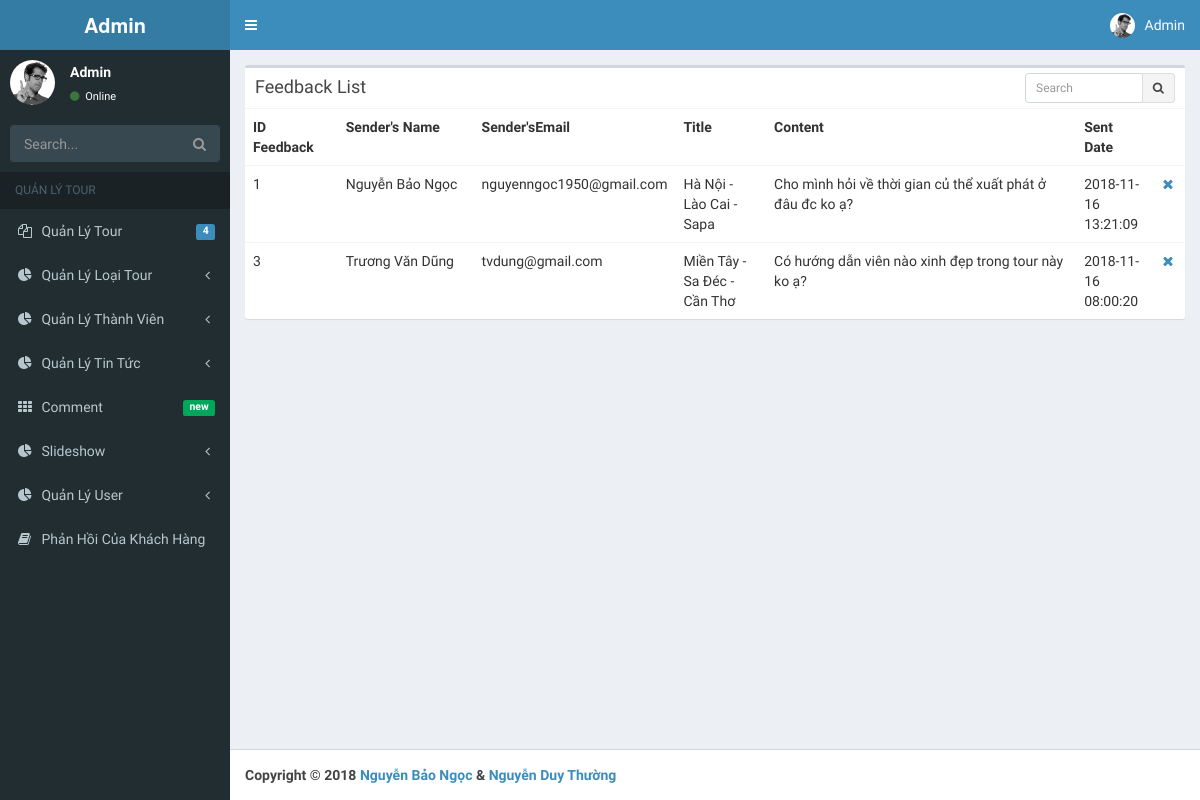
Page /phanhoi.php on the committed database.
### tables this page shows
CREATE TABLE `phanhoi` (
  `MaPH` int(11) NOT NULL,
  `TenNguoiGui` varchar(30) NOT NULL,
  `EmailNguoiGui` varchar(30) NOT NULL,
  `TieuDe` varchar(100) NOT NULL,
  `NoiDung` text NOT NULL,
  `NgayGui` datetime NOT NULL
);

### phanhoi.php (the view)
<?php
include 'config/connect.php';
?>
<?php include "header.php" ?>
<div class="content-wrapper">
    <section class="content">
          <div class="row">
            <div class="col-xs-12">
                  <div class="box">
                    <div class="box-header">
                      <h3 class="box-title">Feedback List</h3>
                      <div class="box-tools">
                        <div class="input-group input-group-sm" style="width: 150px;">
                          <input type="text" name="table_search" class="form-control pull-right" placeholder="Search">
                          <div class="input-group-btn">
                            <button type="submit" class="btn btn-default"><i class="fa fa-search"></i></button>
                          </div>
                        </div>
                      </div>
                    </div>
                    <div class="box-body table-responsive no-padding">
                      <table class="table table-hover">
                        <?php
                         $sql = "SELECT * FROM phanhoi";
                        $result = mysqli_query($connect, $sql);
                        if ($result->num_rows > 0) {
                           echo"
                                      <tr style='width: 100%'>
                                        <th style='width: 10%'>ID Feedback</th>
                                        <th style='width: 15%'>Sender's Name</th>
                                        <th style='width: 20%'>Sender'sEmail</th>
                                        <th style='width: 10%'>Title</th>
                                        <th style='width: 35%'>Content</th>
                                        <th style='width: 8%'>Sent Date</th>
                                        <th></th>
                                      </tr>";
                          while ($row = $result->fetch_assoc()) {
                            $id = $row['MaPH'];
                            echo"
                                      <tr>
                                        <td>" . $row['MaPH']. "</td>
                                        <td>" . $row['TenNguoiGui']. "</td>
                                        <td>" . $row['EmailNguoiGui']. "</td>
                                        <td>" . $row['TieuDe']."</td>
                                        <td>" . $row['NoiDung']."</td>
                                        <td>" . $row['NgayGui']."</td>
                                        <td><a href='delete_phanhoi.php?idDelete=$id'><i class='fa fa-fw fa-close'></i></a></td>
                                      </tr>";
                          }
                        } else {
                          echo "No Feedback!";
                        }
                        ?>
                      </table>
                    </div>
                  </div>
                </div>
          </div>
    </section>
</div>
<?php include "footer.php" ?>

### rows in the picture
phanhoi: MaPH "1", TenNguoiGui "Nguyễn Bảo Ngọc", EmailNguoiGui "nguyenngoc1950@gmail.com", TieuDe "Hà Nội - Lào Cai - Sapa", NoiDung "Cho mình hỏi về thời gian củ thể xuất phát ở đâu đc ko ạ?", NgayGui "2018-11-16 13:21:09"
phanhoi: MaPH "3", TenNguoiGui "Trương Văn Dũng", EmailNguoiGui "tvdung@gmail.com", TieuDe "Miền Tây - Sa Đéc - Cần Thơ", NoiDung "Có hướng dẫn viên nào xinh đẹp trong tour này ko ạ?", NgayGui "2018-11-16 08:00:20"
